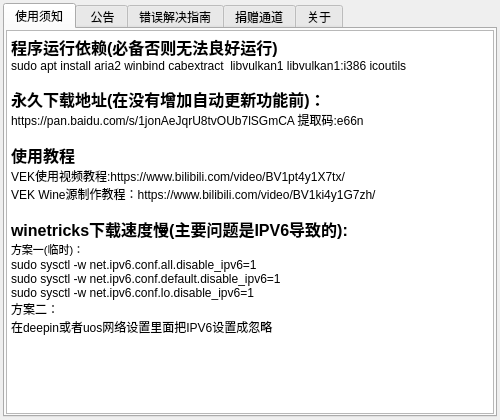
<?xml version="1.0" encoding="UTF-8"?>
<ui version="4.0">
 <class>vekAbout</class>
 <widget class="QDialog" name="vekAbout">
  <property name="windowModality">
   <enum>Qt::NonModal</enum>
  </property>
  <property name="geometry">
   <rect>
    <x>0</x>
    <y>0</y>
    <width>500</width>
    <height>420</height>
   </rect>
  </property>
  <property name="sizePolicy">
   <sizepolicy hsizetype="Fixed" vsizetype="Fixed">
    <horstretch>0</horstretch>
    <verstretch>0</verstretch>
   </sizepolicy>
  </property>
  <property name="minimumSize">
   <size>
    <width>500</width>
    <height>420</height>
   </size>
  </property>
  <property name="maximumSize">
   <size>
    <width>500</width>
    <height>420</height>
   </size>
  </property>
  <property name="windowTitle">
   <string>综合信息</string>
  </property>
  <layout class="QVBoxLayout" name="verticalLayout_3" stretch="0">
   <property name="spacing">
    <number>3</number>
   </property>
   <property name="leftMargin">
    <number>3</number>
   </property>
   <property name="topMargin">
    <number>3</number>
   </property>
   <property name="rightMargin">
    <number>3</number>
   </property>
   <property name="bottomMargin">
    <number>3</number>
   </property>
   <item>
    <widget class="QTabWidget" name="verticalTabWidget">
     <property name="currentIndex">
      <number>0</number>
     </property>
     <widget class="QWidget" name="TabWidgetPage3">
      <attribute name="title">
       <string>使用须知</string>
      </attribute>
      <layout class="QVBoxLayout" name="verticalLayout2">
       <property name="spacing">
        <number>1</number>
       </property>
       <property name="leftMargin">
        <number>1</number>
       </property>
       <property name="topMargin">
        <number>1</number>
       </property>
       <property name="rightMargin">
        <number>1</number>
       </property>
       <property name="bottomMargin">
        <number>1</number>
       </property>
       <item>
        <widget class="QTextEdit" name="textEdit2">
         <property name="focusPolicy">
          <enum>Qt::NoFocus</enum>
         </property>
         <property name="html">
          <string>&lt;!DOCTYPE HTML PUBLIC &quot;-//W3C//DTD HTML 4.0//EN&quot; &quot;http://www.w3.org/TR/REC-html40/strict.dtd&quot;&gt;
&lt;html&gt;&lt;head&gt;&lt;meta name=&quot;qrichtext&quot; content=&quot;1&quot; /&gt;&lt;style type=&quot;text/css&quot;&gt;
p, li { white-space: pre-wrap; }
&lt;/style&gt;&lt;/head&gt;&lt;body style=&quot; font-family:'Sans Serif'; font-size:9pt; font-weight:400; font-style:normal;&quot;&gt;
&lt;p style=&quot; margin-top:0px; margin-bottom:0px; margin-left:0px; margin-right:0px; -qt-block-indent:0; text-indent:0px;&quot;&gt;&lt;span style=&quot; font-size:12pt; font-weight:600;&quot;&gt;程序运行依赖(必备否则无法良好运行)&lt;/span&gt;&lt;/p&gt;
&lt;p style=&quot; margin-top:0px; margin-bottom:0px; margin-left:0px; margin-right:0px; -qt-block-indent:0; text-indent:0px;&quot;&gt;sudo apt install aria2 winbind cabextract  libvulkan1 libvulkan1:i386 icoutils&lt;/p&gt;
&lt;p style=&quot;-qt-paragraph-type:empty; margin-top:0px; margin-bottom:0px; margin-left:0px; margin-right:0px; -qt-block-indent:0; text-indent:0px;&quot;&gt;&lt;br /&gt;&lt;/p&gt;
&lt;p style=&quot; margin-top:0px; margin-bottom:0px; margin-left:0px; margin-right:0px; -qt-block-indent:0; text-indent:0px;&quot;&gt;&lt;span style=&quot; font-size:12pt; font-weight:600;&quot;&gt;永久下载地址(在没有增加自动更新功能前)：&lt;/span&gt;&lt;/p&gt;
&lt;p style=&quot; margin-top:0px; margin-bottom:0px; margin-left:0px; margin-right:0px; -qt-block-indent:0; text-indent:0px;&quot;&gt;https://pan.baidu.com/s/1jonAeJqrU8tvOUb7lSGmCA 提取码:e66n&lt;/p&gt;
&lt;p style=&quot;-qt-paragraph-type:empty; margin-top:0px; margin-bottom:0px; margin-left:0px; margin-right:0px; -qt-block-indent:0; text-indent:0px;&quot;&gt;&lt;br /&gt;&lt;/p&gt;
&lt;p style=&quot; margin-top:0px; margin-bottom:0px; margin-left:0px; margin-right:0px; -qt-block-indent:0; text-indent:0px;&quot;&gt;&lt;span style=&quot; font-size:12pt; font-weight:600;&quot;&gt;使用教程&lt;/span&gt;&lt;/p&gt;
&lt;p style=&quot; margin-top:0px; margin-bottom:0px; margin-left:0px; margin-right:0px; -qt-block-indent:0; text-indent:0px;&quot;&gt;VEK使用视频教程:https://www.bilibili.com/video/BV1pt4y1X7tx/&lt;/p&gt;
&lt;p style=&quot; margin-top:0px; margin-bottom:0px; margin-left:0px; margin-right:0px; -qt-block-indent:0; text-indent:0px;&quot;&gt;VEK Wine源制作教程：https://www.bilibili.com/video/BV1ki4y1G7zh/&lt;/p&gt;
&lt;p style=&quot;-qt-paragraph-type:empty; margin-top:0px; margin-bottom:0px; margin-left:0px; margin-right:0px; -qt-block-indent:0; text-indent:0px;&quot;&gt;&lt;br /&gt;&lt;/p&gt;
&lt;p style=&quot; margin-top:0px; margin-bottom:0px; margin-left:0px; margin-right:0px; -qt-block-indent:0; text-indent:0px;&quot;&gt;&lt;span style=&quot; font-size:12pt; font-weight:600;&quot;&gt;winetricks下载速度慢(主要问题是IPV6导致的):&lt;/span&gt;&lt;/p&gt;
&lt;p style=&quot; margin-top:0px; margin-bottom:0px; margin-left:0px; margin-right:0px; -qt-block-indent:0; text-indent:0px;&quot;&gt;&lt;span style=&quot; font-size:8pt;&quot;&gt;方案一(临时)：&lt;/span&gt;&lt;/p&gt;
&lt;p style=&quot; margin-top:0px; margin-bottom:0px; margin-left:0px; margin-right:0px; -qt-block-indent:0; text-indent:0px;&quot;&gt;sudo sysctl -w net.ipv6.conf.all.disable_ipv6=1&lt;/p&gt;
&lt;p style=&quot; margin-top:0px; margin-bottom:0px; margin-left:0px; margin-right:0px; -qt-block-indent:0; text-indent:0px;&quot;&gt;sudo sysctl -w net.ipv6.conf.default.disable_ipv6=1&lt;/p&gt;
&lt;p style=&quot; margin-top:0px; margin-bottom:0px; margin-left:0px; margin-right:0px; -qt-block-indent:0; text-indent:0px;&quot;&gt;sudo sysctl -w net.ipv6.conf.lo.disable_ipv6=1&lt;/p&gt;
&lt;p style=&quot; margin-top:0px; margin-bottom:0px; margin-left:0px; margin-right:0px; -qt-block-indent:0; text-indent:0px;&quot;&gt;方案二：&lt;/p&gt;
&lt;p style=&quot; margin-top:0px; margin-bottom:0px; margin-left:0px; margin-right:0px; -qt-block-indent:0; text-indent:0px;&quot;&gt;在deepin或者uos网络设置里面把IPV6设置成忽略&lt;/p&gt;&lt;/body&gt;&lt;/html&gt;</string>
         </property>
        </widget>
       </item>
      </layout>
     </widget>
     <widget class="QWidget" name="TabWidgetPage2">
      <attribute name="title">
       <string> 公告</string>
      </attribute>
      <layout class="QVBoxLayout" name="verticalLayout1" stretch="0">
       <property name="spacing">
        <number>1</number>
       </property>
       <property name="leftMargin">
        <number>1</number>
       </property>
       <property name="topMargin">
        <number>1</number>
       </property>
       <property name="rightMargin">
        <number>1</number>
       </property>
       <property name="bottomMargin">
        <number>1</number>
       </property>
       <item>
        <widget class="QTextEdit" name="textEdit1">
         <property name="focusPolicy">
          <enum>Qt::NoFocus</enum>
         </property>
         <property name="html">
          <string>&lt;!DOCTYPE HTML PUBLIC &quot;-//W3C//DTD HTML 4.0//EN&quot; &quot;http://www.w3.org/TR/REC-html40/strict.dtd&quot;&gt;
&lt;html&gt;&lt;head&gt;&lt;meta name=&quot;qrichtext&quot; content=&quot;1&quot; /&gt;&lt;style type=&quot;text/css&quot;&gt;
p, li { white-space: pre-wrap; }
&lt;/style&gt;&lt;/head&gt;&lt;body style=&quot; font-family:'Sans Serif'; font-size:9pt; font-weight:400; font-style:normal;&quot;&gt;
&lt;p align=&quot;center&quot; style=&quot; margin-top:0px; margin-bottom:0px; margin-left:0px; margin-right:0px; -qt-block-indent:0; text-indent:0px;&quot;&gt;&lt;span style=&quot; font-size:20pt;&quot;&gt;公告&lt;/span&gt;&lt;/p&gt;
&lt;p style=&quot; margin-top:0px; margin-bottom:0px; margin-left:0px; margin-right:0px; -qt-block-indent:0; text-indent:0px;&quot;&gt;     作者申明本软件永久免费对所有人开放，不收取任何费用，捐赠通道仅限于自愿，无收费功能，所有功能对外开放(开发者调试功能除外,该功能对用户没用,仅用于开发者调试功能和代码)。&lt;/p&gt;
&lt;p style=&quot; margin-top:0px; margin-bottom:0px; margin-left:0px; margin-right:0px; -qt-block-indent:0; text-indent:0px;&quot;&gt;     2020-08-10开始开发者对数据结构进行了大面积调整，80%的代码重写，调整了部分操作逻辑，开放了更多功能，但是不适合所有用户。感谢各位用户对本软件的支持！&lt;/p&gt;
&lt;p align=&quot;right&quot; style=&quot; margin-top:0px; margin-bottom:0px; margin-left:0px; margin-right:0px; -qt-block-indent:0; text-indent:0px;&quot;&gt;作者：JackLee&lt;/p&gt;
&lt;p align=&quot;right&quot; style=&quot; margin-top:0px; margin-bottom:0px; margin-left:0px; margin-right:0px; -qt-block-indent:0; text-indent:0px;&quot;&gt;2020-08-19&lt;/p&gt;&lt;/body&gt;&lt;/html&gt;</string>
         </property>
        </widget>
       </item>
      </layout>
     </widget>
     <widget class="QWidget" name="TabWidgetPage3_1">
      <attribute name="title">
       <string>错误解决指南</string>
      </attribute>
      <layout class="QVBoxLayout" name="verticalLayout3">
       <property name="spacing">
        <number>1</number>
       </property>
       <property name="leftMargin">
        <number>1</number>
       </property>
       <property name="topMargin">
        <number>1</number>
       </property>
       <property name="rightMargin">
        <number>1</number>
       </property>
       <property name="bottomMargin">
        <number>1</number>
       </property>
       <item>
        <widget class="QTextEdit" name="textEdit3">
         <property name="focusPolicy">
          <enum>Qt::NoFocus</enum>
         </property>
         <property name="html">
          <string>&lt;!DOCTYPE HTML PUBLIC &quot;-//W3C//DTD HTML 4.0//EN&quot; &quot;http://www.w3.org/TR/REC-html40/strict.dtd&quot;&gt;
&lt;html&gt;&lt;head&gt;&lt;meta name=&quot;qrichtext&quot; content=&quot;1&quot; /&gt;&lt;style type=&quot;text/css&quot;&gt;
p, li { white-space: pre-wrap; }
&lt;/style&gt;&lt;/head&gt;&lt;body style=&quot; font-family:'Sans Serif'; font-size:9pt; font-weight:400; font-style:normal;&quot;&gt;
&lt;p style=&quot; margin-top:0px; margin-bottom:0px; margin-left:0px; margin-right:0px; -qt-block-indent:0; text-indent:0px;&quot;&gt;0055:err:vulkan:wine_vk_init Failed to load libvulkan.so.1.&lt;/p&gt;
&lt;p style=&quot; margin-top:0px; margin-bottom:0px; margin-left:0px; margin-right:0px; -qt-block-indent:0; text-indent:0px;&quot;&gt;0055:err:vulkan:wine_vk_init Failed to load Wine graphics driver supporting Vulkan.&lt;/p&gt;
&lt;p style=&quot;-qt-paragraph-type:empty; margin-top:0px; margin-bottom:0px; margin-left:0px; margin-right:0px; -qt-block-indent:0; text-indent:0px;&quot;&gt;&lt;br /&gt;&lt;/p&gt;
&lt;p style=&quot; margin-top:0px; margin-bottom:0px; margin-left:0px; margin-right:0px; -qt-block-indent:0; text-indent:0px;&quot;&gt;解决方案：sudo apt install libvulkan1 libvulkan1:i386&lt;/p&gt;
&lt;p style=&quot;-qt-paragraph-type:empty; margin-top:0px; margin-bottom:0px; margin-left:0px; margin-right:0px; -qt-block-indent:0; text-indent:0px;&quot;&gt;&lt;br /&gt;&lt;/p&gt;
&lt;p style=&quot; margin-top:0px; margin-bottom:0px; margin-left:0px; margin-right:0px; -qt-block-indent:0; text-indent:0px;&quot;&gt;ODBC_LoadDriverManager failed to open library &amp;quot;libodbc.so&amp;quot;&lt;/p&gt;
&lt;p style=&quot;-qt-paragraph-type:empty; margin-top:0px; margin-bottom:0px; margin-left:0px; margin-right:0px; -qt-block-indent:0; text-indent:0px;&quot;&gt;&lt;br /&gt;&lt;/p&gt;
&lt;p style=&quot; margin-top:0px; margin-bottom:0px; margin-left:0px; margin-right:0px; -qt-block-indent:0; text-indent:0px;&quot;&gt;解决方案:sudo apt install unixodbc&lt;/p&gt;
&lt;p style=&quot;-qt-paragraph-type:empty; margin-top:0px; margin-bottom:0px; margin-left:0px; margin-right:0px; -qt-block-indent:0; text-indent:0px;&quot;&gt;&lt;br /&gt;&lt;/p&gt;
&lt;p style=&quot; margin-top:0px; margin-bottom:0px; margin-left:0px; margin-right:0px; -qt-block-indent:0; text-indent:0px;&quot;&gt;002d:err:wincodecs:JpegDecoder_CreateInstance Failed reading JPEG because unable to find libjpeg.so.62&lt;/p&gt;
&lt;p style=&quot;-qt-paragraph-type:empty; margin-top:0px; margin-bottom:0px; margin-left:0px; margin-right:0px; -qt-block-indent:0; text-indent:0px;&quot;&gt;&lt;br /&gt;&lt;/p&gt;
&lt;p style=&quot; margin-top:0px; margin-bottom:0px; margin-left:0px; margin-right:0px; -qt-block-indent:0; text-indent:0px;&quot;&gt;解决方案:sudo apt-get install libjpeg62 libjpeg62:i386&lt;/p&gt;
&lt;p style=&quot;-qt-paragraph-type:empty; margin-top:0px; margin-bottom:0px; margin-left:0px; margin-right:0px; -qt-block-indent:0; text-indent:0px;&quot;&gt;&lt;br /&gt;&lt;/p&gt;
&lt;p style=&quot; margin-top:0px; margin-bottom:0px; margin-left:0px; margin-right:0px; -qt-block-indent:0; text-indent:0px;&quot;&gt;err:module:load_builtin_dll failed to load .so lib for builtin L&amp;quot;winex11.drv&amp;quot;: libSM.so.6: cannot open shared object file: No such file or directory&lt;/p&gt;
&lt;p style=&quot;-qt-paragraph-type:empty; margin-top:0px; margin-bottom:0px; margin-left:0px; margin-right:0px; -qt-block-indent:0; text-indent:0px;&quot;&gt;&lt;br /&gt;&lt;/p&gt;
&lt;p style=&quot; margin-top:0px; margin-bottom:0px; margin-left:0px; margin-right:0px; -qt-block-indent:0; text-indent:0px;&quot;&gt;解决方案:sudo apt install libsm6:i386&lt;/p&gt;
&lt;p style=&quot;-qt-paragraph-type:empty; margin-top:0px; margin-bottom:0px; margin-left:0px; margin-right:0px; -qt-block-indent:0; text-indent:0px;&quot;&gt;&lt;br /&gt;&lt;/p&gt;
&lt;p style=&quot; margin-top:0px; margin-bottom:0px; margin-left:0px; margin-right:0px; -qt-block-indent:0; text-indent:0px;&quot;&gt;err:winediag:SECUR32_initNTLMSP ntlm_auth was not found or is outdated. Make sure that ntlm_auth 3.0.25 is in your path. Usually, you can find it in the winbind package of your distribution.&lt;/p&gt;
&lt;p style=&quot;-qt-paragraph-type:empty; margin-top:0px; margin-bottom:0px; margin-left:0px; margin-right:0px; -qt-block-indent:0; text-indent:0px;&quot;&gt;&lt;br /&gt;&lt;/p&gt;
&lt;p style=&quot; margin-top:0px; margin-bottom:0px; margin-left:0px; margin-right:0px; -qt-block-indent:0; text-indent:0px;&quot;&gt;解决方案：sudo apt install winbind&lt;/p&gt;&lt;/body&gt;&lt;/html&gt;</string>
         </property>
        </widget>
       </item>
      </layout>
     </widget>
     <widget class="QWidget" name="tab">
      <attribute name="title">
       <string>捐赠通道</string>
      </attribute>
      <widget class="QWidget" name="verticalLayoutWidget">
       <property name="geometry">
        <rect>
         <x>0</x>
         <y>0</y>
         <width>491</width>
         <height>381</height>
        </rect>
       </property>
       <layout class="QHBoxLayout" name="horizontalLayout">
        <property name="spacing">
         <number>1</number>
        </property>
        <item>
         <layout class="QHBoxLayout" name="horizontalLayout_3">
          <item>
           <layout class="QVBoxLayout" name="verticalLayout_2" stretch="90">
            <item>
             <widget class="QLabel" name="label2">
              <property name="sizePolicy">
               <sizepolicy hsizetype="Preferred" vsizetype="Preferred">
                <horstretch>0</horstretch>
                <verstretch>0</verstretch>
               </sizepolicy>
              </property>
              <property name="styleSheet">
               <string notr="true">image: url(:/res/img/aliPay.png);</string>
              </property>
              <property name="text">
               <string/>
              </property>
              <property name="alignment">
               <set>Qt::AlignCenter</set>
              </property>
             </widget>
            </item>
           </layout>
          </item>
         </layout>
        </item>
        <item>
         <layout class="QVBoxLayout" name="verticalLayout_5" stretch="100">
          <item>
           <widget class="QLabel" name="label_2">
            <property name="styleSheet">
             <string notr="true">image: url(:/res/img/wechat.png);</string>
            </property>
            <property name="text">
             <string/>
            </property>
            <property name="alignment">
             <set>Qt::AlignCenter</set>
            </property>
           </widget>
          </item>
         </layout>
        </item>
       </layout>
      </widget>
     </widget>
     <widget class="QWidget" name="TabWidgetPage6">
      <attribute name="title">
       <string>关于</string>
      </attribute>
      <layout class="QVBoxLayout" name="verticalLayout_4">
       <property name="spacing">
        <number>1</number>
       </property>
       <property name="leftMargin">
        <number>1</number>
       </property>
       <property name="topMargin">
        <number>1</number>
       </property>
       <property name="rightMargin">
        <number>1</number>
       </property>
       <property name="bottomMargin">
        <number>1</number>
       </property>
       <item>
        <layout class="QVBoxLayout" name="verticalLayout4">
         <item>
          <widget class="QTextEdit" name="textEdit_2">
           <property name="focusPolicy">
            <enum>Qt::NoFocus</enum>
           </property>
           <property name="html">
            <string>&lt;!DOCTYPE HTML PUBLIC &quot;-//W3C//DTD HTML 4.0//EN&quot; &quot;http://www.w3.org/TR/REC-html40/strict.dtd&quot;&gt;
&lt;html&gt;&lt;head&gt;&lt;meta name=&quot;qrichtext&quot; content=&quot;1&quot; /&gt;&lt;style type=&quot;text/css&quot;&gt;
p, li { white-space: pre-wrap; }
&lt;/style&gt;&lt;/head&gt;&lt;body style=&quot; font-family:'Sans Serif'; font-size:9pt; font-weight:400; font-style:normal;&quot;&gt;
&lt;p align=&quot;center&quot; style=&quot; margin-top:0px; margin-bottom:0px; margin-left:0px; margin-right:0px; -qt-block-indent:0; text-indent:0px;&quot;&gt;&lt;img src=&quot;:/res/img/vek.ico&quot; /&gt;&lt;/p&gt;
&lt;p style=&quot; margin-top:0px; margin-bottom:0px; margin-left:0px; margin-right:0px; -qt-block-indent:0; text-indent:0px;&quot;&gt;软件全名:VEK游戏配置平台&lt;/p&gt;
&lt;p style=&quot; margin-top:0px; margin-bottom:0px; margin-left:0px; margin-right:0px; -qt-block-indent:0; text-indent:0px;&quot;&gt;作者:JackLee (QQ:809262979 EMAIL:809262979@qq.com)&lt;/p&gt;
&lt;p style=&quot; margin-top:0px; margin-bottom:0px; margin-left:0px; margin-right:0px; -qt-block-indent:0; text-indent:0px;&quot;&gt;BUG反馈:QQ群(701625534)&lt;/p&gt;
&lt;p style=&quot; margin-top:0px; margin-bottom:0px; margin-left:0px; margin-right:0px; -qt-block-indent:0; text-indent:0px;&quot;&gt;开发软件:QT5.14.2&lt;/p&gt;
&lt;p style=&quot; margin-top:0px; margin-bottom:0px; margin-left:0px; margin-right:0px; -qt-block-indent:0; text-indent:0px;&quot;&gt;第三方库:curl &lt;/p&gt;
&lt;p style=&quot; margin-top:0px; margin-bottom:0px; margin-left:0px; margin-right:0px; -qt-block-indent:0; text-indent:0px;&quot;&gt;                   nlohmann json&lt;/p&gt;
&lt;p style=&quot; margin-top:0px; margin-bottom:0px; margin-left:0px; margin-right:0px; -qt-block-indent:0; text-indent:0px;&quot;&gt;                   libgit2&lt;/p&gt;
&lt;p style=&quot; margin-top:0px; margin-bottom:0px; margin-left:0px; margin-right:0px; -qt-block-indent:0; text-indent:0px;&quot;&gt;支持平台:Deepin Linux V20&lt;/p&gt;
&lt;p style=&quot; margin-top:0px; margin-bottom:0px; margin-left:0px; margin-right:0px; -qt-block-indent:0; text-indent:0px;&quot;&gt;唯一官方网站:&lt;a href=&quot;http://ptzqqc.coding-pages.com/&quot;&gt;&lt;span style=&quot; text-decoration: underline; color:#007af4;&quot;&gt;http://ptzqqc.coding-pages.com/&lt;/span&gt;&lt;/a&gt;&lt;/p&gt;
&lt;p style=&quot; margin-top:0px; margin-bottom:0px; margin-left:0px; margin-right:0px; -qt-block-indent:0; text-indent:0px;&quot;&gt;默认源仓库:&lt;a href=&quot;https://gitee.com/JackLee02/vekGame&quot;&gt;&lt;span style=&quot; text-decoration: underline; color:#1552df;&quot;&gt;https://gitee.com/JackLee02/vekGame&lt;/span&gt;&lt;/a&gt;&lt;/p&gt;
&lt;p align=&quot;center&quot; style=&quot; margin-top:0px; margin-bottom:0px; margin-left:0px; margin-right:0px; -qt-block-indent:0; text-indent:0px;&quot;&gt;免责申明&lt;/p&gt;
&lt;p align=&quot;center&quot; style=&quot; margin-top:0px; margin-bottom:0px; margin-left:0px; margin-right:0px; -qt-block-indent:0; text-indent:0px;&quot;&gt;本软件仅供学习使用，如利用本软件源代码盈利未经过本人同意非法使用者所并导致的任何民事和刑事法律纠纷本作者不承担任何法律责任&lt;/p&gt;&lt;/body&gt;&lt;/html&gt;</string>
           </property>
          </widget>
         </item>
        </layout>
       </item>
      </layout>
     </widget>
    </widget>
   </item>
  </layout>
 </widget>
 <resources/>
 <connections/>
</ui>
